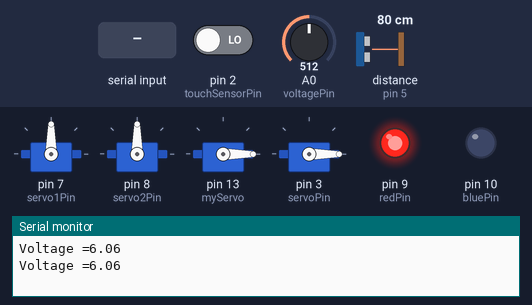
The sketch below on a simulated Arduino Uno, built with avr-gcc and run on an emulated ATmega328P. Shown: 4 × servo, output pins drawn as LEDs (lit = HIGH), the last lines printed to the serial monitor. Wiring (inferred from the names in the program): ultrasonic range finder: trigger pin 6; echo pin 5. The test bench sets the inputs (shaded band); at power-on: distance to the obstacle (sensor on pin 5) 80 cm, pin 2 (touchSensorPin) LOW, A0 (voltagePin) = 512. The echo pulse lasts 58.3 µs per cm; pins used as bus, display or sensor lines are not drawn.

Above: at 1.2 s.
1.3 s: distance to the obstacle (sensor on pin 5) set to 8 cm
2.8 s: distance to the obstacle (sensor on pin 5) set to 5 cm
At 3.9 s:
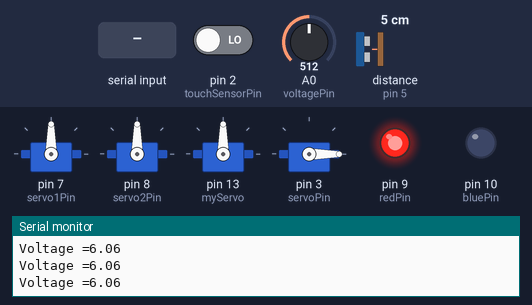
6.9 s: pin 2 (touchSensorPin) driven HIGH
At 7.9 s:
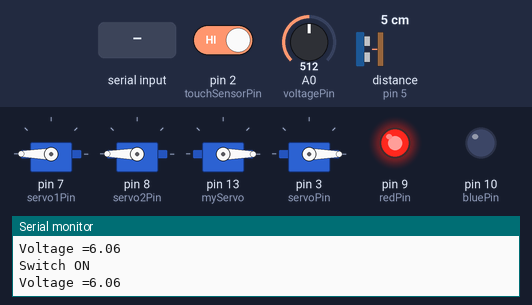
10.4 s: A0 (voltagePin) set to 665
13.9 s: A0 (voltagePin) set to 691
At 16.5 s:
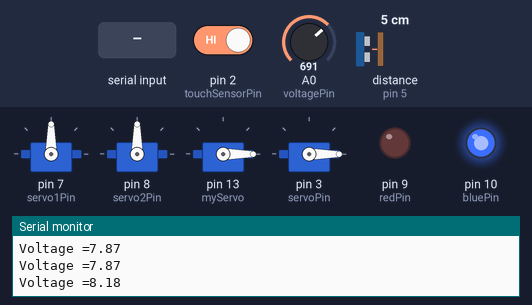
18.0 s: "1\n" received over Serial
At 20.3 s:
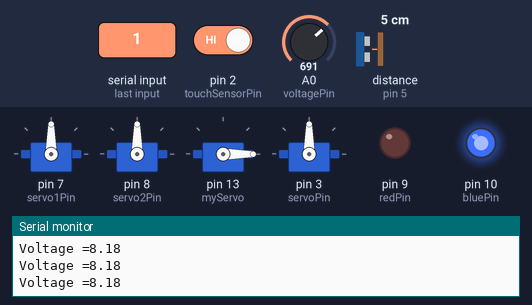
Timing chart, 0 to 23.1 s (numbered marks = the images above; inputs shaded):
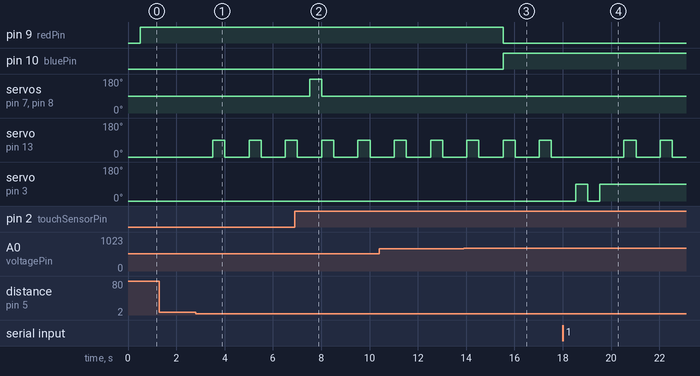

Measured:
- the behaviour switches between 7 and 6 cm on distance to the obstacle (sensor on pin 5) (found by bisection; images 0 and 1)
- the behaviour switches between 675 and 676 on A0 (voltagePin) (found by bisection; images 2 and 3)
- after the input at 2.8 s, servo on pin 13 (myServo): alternates 90° for 0.50 s and 0° for 1.0 s, starting after 0.71 s
- after the input at 6.9 s, servo on pin 7 (servo1Pin), servo on pin 8 (servo2Pin): 90° → 180° after 0.62 s, → 90° 0.50 s later
- after the input at 13.9 s, pin 9 (redPin): HIGH → LOW after 1.6 s; pin 10 (bluePin): LOW → HIGH after 1.6 s
- after the input at 18.0 s, servo on pin 3 (servoPin): 0° → 90° after 0.53 s, → 0° 0.50 s later, → 90° 0.50 s later

The sketch:

Final_Combined_Arduino.ino
```cpp
#include <Servo.h>

const int touchSensorPin = 2;  // Touch sensor
const int servo1Pin = 7;       // Servo 1 for ear
const int servo2Pin = 8;       // Servo 2 for ear
int servoPin = 3;


const int voltagePin = A0;
const int trigPin = 6;         //  ultrasonic sensor
const int echoPin = 5;         //  ultrasonic sensor
int value = 0;
float voltage;
float R1 = 47000.0;
float R2 = 33000.0;
const int redPin = 9;
const int bluePin = 10;

Servo servo1; // servo for ear
Servo servo2; // servo for ear
Servo Servo1; // servo for arm
Servo myServo;  // servo for ultrasonic sensor
bool isSwitchOn = false;

void setup() {
Serial.begin(9600);
pinMode(touchSensorPin, INPUT);
//pinMode(redPin, OUTPUT);
//pinMode(greenPin, OUTPUT);
//pinMode(bluePin, OUTPUT);
pinMode(voltagePin, INPUT);
pinMode(trigPin, OUTPUT);
pinMode(echoPin, INPUT);

pinMode(redPin, OUTPUT);
pinMode(bluePin, OUTPUT);
digitalWrite(bluePin, LOW);
digitalWrite(redPin, LOW);

servo1.attach(servo1Pin);
servo2.attach(servo2Pin);
//servo3.attach(servo3Pin);
myServo.attach(13);

servo1.write(90);
servo2.write(90);
myServo.write(0);
//servo3.write(90);

Servo1.attach(servoPin);
Servo1.write(0);


//setColor(0, 0, 0);  // Turn off RGB LED initially
}

void loop() {
 // Code 1 - Touch Sensor Servos
 int touchState = digitalRead(touchSensorPin);
 if (touchState == HIGH) {
   // delay(10);
   if (!isSwitchOn) {
     Serial.println("Switch ON");
     isSwitchOn = true;
     servo1.write(180);
     servo2.write(180);
     //servo3.write(180);
   }
 } else {
   if (isSwitchOn) {
     Serial.println("Switch OFF");
     isSwitchOn = false;
     servo1.write(90);
     servo2.write(90);
     //servo3.write(90);
     delay(100); // Adjust the delay time as needed
     digitalWrite(touchSensorPin, LOW);
   }
 }

// Code 2 - RGB LED
// Green = 0 0 255, Yellow = 185 0 70, Red = (255 0 0)
int sensorValue = analogRead(voltagePin);
float voltage = sensorValue * (9.0 / 1023.0);

value = analogRead(A0);
voltage = value * (5.0/1024)*((R1 + R2)/R2);
Serial.print("Voltage =");
Serial.println(voltage);
delay(500);
if (voltage > 8) {
  digitalWrite(bluePin, HIGH);
  digitalWrite(redPin, LOW);
} else {
  digitalWrite(bluePin, LOW);
  digitalWrite(redPin, HIGH);
}

// Code 3 - Ultrasonic Sensor Servo
long duration, distance;


 digitalWrite(trigPin, LOW);
 delayMicroseconds(2);
 digitalWrite(trigPin, HIGH);
 delayMicroseconds(10);
 digitalWrite(trigPin, LOW);

 duration = pulseIn(echoPin, HIGH);
 distance = (duration / 2) / 29.1;


 if (distance < 6 && distance !=0) {
   myServo.write(90);  // Rotate the servo to 180 degrees when distance is less than 5 cm
   servo1.write(90);
   servo2.write(90);
   delay(500);
   myServo.write(0);
   if (touchState == HIGH) {
       digitalWrite(touchSensorPin, LOW);
   }
 } else if (distance < 180) {
   myServo.write(0);
 }
 delay(500);

 // Code 4: Moving arm servo
  if (Serial.available() > 0){
    int data = Serial.read() - '0';

    switch (data){
      case 1:
        moveServo();
        break;
      default:
        break;
      }
    }
}

void moveServo(){
  Servo1.write(0);
  delay(500);
  Servo1.write(90);
  delay(500);
  Servo1.write(0);
  delay(500);
  Servo1.write(90);
  delay(500);
  }
```
